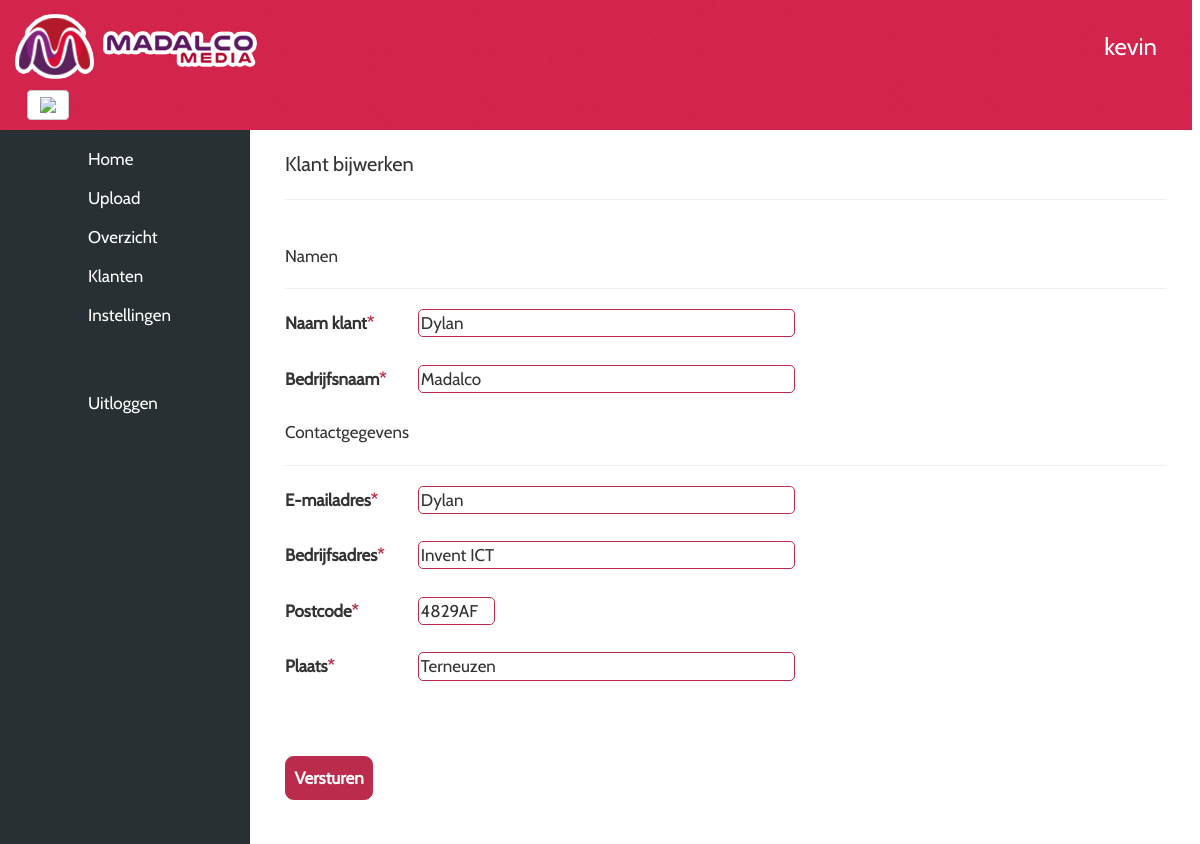
Page /public/index.php?page=editclient&id=1 (signed in) on the committed database.
### tables this page shows
CREATE TABLE `clients` (
  `id` int(11) NOT NULL,
  `naam` varchar(50) NOT NULL,
  `email` varchar(100) NOT NULL,
  `paswoord` varchar(256) NOT NULL,
  `bedrijfsnaam` varchar(64) NOT NULL,
  `adres` varchar(64) NOT NULL,
  `postcode` varchar(8) NOT NULL,
  `plaats` varchar(64) NOT NULL,
  `permgroup` int(11) DEFAULT '1'
);

### app/Controller/ClientController.php (called while the page is built, shortened)
<?php
class ClientController
{
    private $model;
    public function __construct()
    {
        $this->model = new Client();
    }
    public function getClientById($id)
    {
        return $this->model->getClientById($id);
    }
}

### app/Model/Database.php (called while the page is built, shortened)
<?php
class Database
{
    protected $connection = null;
    public function __construct()
    {
        $this->connection = mysqli_connect(DB_SERVER, DB_USER, DB_PASS, DB_NAME) or die("There was a problem connecting to the database");
    }
    public function dbQuery($query)
    {
        $this->query_result = $this->connection->query($query);
        return $this->query_result;
    }
}

### app/Model/DbUser.php (called while the page is built, shortened)
<?php
class DbUser extends Database
{
    public function getPermission($row, $perm)
    {
        $sql = "SELECT `{$row}` FROM `permissions` WHERE `permission` = '{$perm}'";
        $result = $this->dbQuery($sql);
        $value = mysqli_fetch_assoc($result);
        if($value){
            return $value[$row];
        }
    }
    public function getPermissionGroup($id)
    {
        $sql = "SELECT `permgroup` FROM `users` WHERE `id` = '{$id}'";
        if($result = $this->dbQuery($sql)){
            return mysqli_fetch_assoc( $result );
        }
    }
}

### app/Model/User.php (called while the page is built, shortened)
<?php
class User
{
    private $db;
    public function __construct()
    {
        $this->db = new DbUser();
    }
    public function getPermission($row, $perm)
    {
        return $this->db->getPermission($row, $perm);
    }
    public function getPermissionGroup($id)
    {
        return $this->db->getPermissionGroup($id);
    }
}

### app/Controller/UserController.php (called while the page is built, shortened)
<?php
class UserController
{
    private $model;
    public function __construct()
    {
        $this->model = new User();
    }
    public function getPermission($row, $perm)
    {
        return $this->model->getPermission($row, $perm);
    }
    public function getPermissionGroup($id)
    {
        return $this->model->getPermissionGroup($id);
    }
}

### app/Model/permissions.php (called while the page is built, shortened)
<?php
$user = new UserController();
if(isset($_SESSION['usr_id'])) {
    $userid = $_SESSION['usr_id'];
}
if($_SESSION['usr_id']){
    $id = $user->getPermissionGroup($userid);
    $permid = $id['permgroup'];
    if($permid == 2) {
        $permgroup = 'Gebruiker';
    }
}
$t = $user->getPermission($permgroup, 'CAN_SHOW_HOME');

### app/Model/Client.php (called while the page is built, shortened)
<?php
class Client
{
    private $db;
    public function __construct()
    {
        $this->db = new DbClient();
    }
    public function getClientById($id)
    {
        return $this->db->getClientById($id);
    }
}

### app/Model/DbClient.php (called while the page is built, shortened)
<?php
class DbClient extends Database
{
    public function getClientById($id)
    {
        $sql = "SELECT * FROM `clients` WHERE `id` = '{$id}'";
        $result = $this->dbQuery($sql);
        $value = mysqli_fetch_assoc($result);
        if($value) {
            return $value;
        }
    }
}

### app/view/editclient.php (the view, shortened to what this page needs)
<?php
$client = new ClientController();
$id = $_GET['id'];
$myclient = $client->getClientById($id);
?>
<div id="page-content-wrapper">
    <div class="container-fluid">
        <div class="row">
            <div class="col-lg-12">
                <p class="NameText">Klant bijwerken</p>
                <hr size="1">
                <br>
                <form class="NewClient" method="post" enctype="multipart/form-data">
                    <p class="ClientFormText">Namen</p>
                    <hr size="1">
                    <label>Naam klant<span style="color:#bc2d4c">*</span></label>
                    <input required type="text" name="showname" size="50" value="<?= $myclient['naam']; ?>"><br><br>
                    <label>Bedrijfsnaam<span style="color:#bc2d4c">*</span></label>
                    <input required type="text" name="companyname" size="50" value="<?= $myclient['bedrijfsnaam']; ?>"><br><br>
                    <p class="ClientFormText">Contactgegevens</p>
                    <hr size="1">
                    <label>E-mailadres<span style="color:#bc2d4c">*</span></label>
                    <input required type="email" name="email" size="50" value="<?= $myclient['email']; ?>" placeholder="voorbeeld@voorbeeld.nl"><br><br>
                    <label>Bedrijfsadres<span style="color:#bc2d4c">*</span></label>
                    <input required type="text" name="companyadress" size="50" value="<?= $myclient['adres']; ?>"><br><br>
                    <label>Postcode<span style="color:#bc2d4c">*</span></label>
                    <input required type="text" name="postcode" size="8" value="<?= $myclient['postcode']; ?>"><br><br>
                    <label>Plaats<span style="color:#bc2d4c">*</span></label>
                    <input required type="text" name="plaats" size="50" value="<?= $myclient['plaats']; ?>"><br><br>
                    <br><br>
                    <input type="submit" name="submit" size="50" value="Versturen">
                </form
            </div>
        </div>
    </div>
</div>

### public/css/styles.css (style rules this page uses)
label { width: 114px; margin-right: 15px; display: inline-block; }
body { height: 600px; }
.NewClient input[type=text] { border-radius: 5px; border: 1px solid #bb2c4c; padding-left: 2px; }
.NewClient input[type=submit] { border-radius: .5em; border: 1px solid #bb2c4c; background-color: #bb2c4c; padding: 0.5em; color: white; font-weight: bold; }
.NewClient input[type=email] { border-radius: 5px; border: 1px solid #bb2c4c; padding-left: 2px; }
.NameText { font-size: 20px; }
.ClientFormText { font-size: 17px; }
#page-content-wrapper { width: 100%; position: absolute; padding: 15px; }
@media (min-width:768px) { #page-content-wrapper { padding: 20px; position: relative; } }

### rows in the picture
clients: showname "Dylan", companyname "Madalco", email "Dylan", companyadress "Invent ICT", postcode "4829AF", plaats "Terneuzen"

### other values in the picture
$myuser "kevin"
